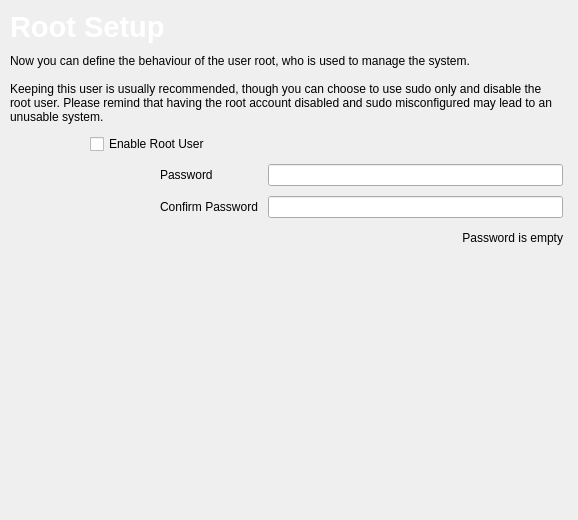
<?xml version="1.0" encoding="UTF-8"?>
<ui version="4.0">
 <class>tribeRoot</class>
 <widget class="QWidget" name="tribeRoot">
  <property name="geometry">
   <rect>
    <x>0</x>
    <y>0</y>
    <width>578</width>
    <height>520</height>
   </rect>
  </property>
  <property name="windowTitle">
   <string/>
  </property>
  <layout class="QVBoxLayout" name="verticalLayout_2">
   <property name="spacing">
    <number>10</number>
   </property>
   <property name="leftMargin">
    <number>10</number>
   </property>
   <property name="topMargin">
    <number>10</number>
   </property>
   <property name="rightMargin">
    <number>15</number>
   </property>
   <property name="bottomMargin">
    <number>10</number>
   </property>
   <item>
    <layout class="QHBoxLayout" name="horizontalLayout_2">
     <property name="topMargin">
      <number>0</number>
     </property>
     <item>
      <widget class="QLabel" name="label">
       <property name="maximumSize">
        <size>
         <width>16777215</width>
         <height>50</height>
        </size>
       </property>
       <property name="font">
        <font>
         <pointsize>14</pointsize>
        </font>
       </property>
       <property name="text">
        <string>&lt;!DOCTYPE HTML PUBLIC &quot;-//W3C//DTD HTML 4.0//EN&quot; &quot;http://www.w3.org/TR/REC-html40/strict.dtd&quot;&gt;
&lt;html&gt;&lt;head&gt;&lt;meta name=&quot;qrichtext&quot; content=&quot;1&quot; /&gt;&lt;style type=&quot;text/css&quot;&gt;
p, li { white-space: pre-wrap; }
&lt;/style&gt;&lt;/head&gt;&lt;body style=&quot; font-family:'Sans Serif'; font-size:10pt; font-weight:400; font-style:normal;&quot;&gt;
&lt;p style=&quot; margin-top:0px; margin-bottom:0px; margin-left:0px; margin-right:0px; -qt-block-indent:0; text-indent:0px;&quot;&gt;&lt;span style=&quot; font-size:22pt; font-weight:600; color:#ffffff;&quot;&gt;Root Setup&lt;/span&gt;&lt;/p&gt;&lt;/body&gt;&lt;/html&gt;</string>
       </property>
      </widget>
     </item>
    </layout>
   </item>
   <item>
    <widget class="QLabel" name="label_2">
     <property name="text">
      <string>Now you can define the behaviour of the user root, who is used to manage the system.

Keeping this user is usually recommended, though you can choose to use sudo only and disable the root user. Please remind that having the root account disabled and sudo misconfigured may lead to an unusable system.</string>
     </property>
     <property name="scaledContents">
      <bool>true</bool>
     </property>
     <property name="wordWrap">
      <bool>true</bool>
     </property>
    </widget>
   </item>
   <item>
    <layout class="QHBoxLayout" name="horizontalLayout">
     <item>
      <spacer name="horizontalSpacer">
       <property name="orientation">
        <enum>Qt::Horizontal</enum>
       </property>
       <property name="sizeType">
        <enum>QSizePolicy::Fixed</enum>
       </property>
       <property name="sizeHint" stdset="0">
        <size>
         <width>80</width>
         <height>20</height>
        </size>
       </property>
      </spacer>
     </item>
     <item>
      <layout class="QVBoxLayout" name="verticalLayout">
       <item>
        <widget class="QCheckBox" name="rootBox">
         <property name="text">
          <string>Enable Root User</string>
         </property>
        </widget>
       </item>
       <item>
        <layout class="QGridLayout" name="gridLayout">
         <item row="2" column="1">
          <widget class="QLabel" name="rootLabel">
           <property name="text">
            <string>Password</string>
           </property>
          </widget>
         </item>
         <item row="2" column="2">
          <widget class="QLineEdit" name="passwordEdit">
           <property name="echoMode">
            <enum>QLineEdit::Password</enum>
           </property>
          </widget>
         </item>
         <item row="2" column="0">
          <spacer name="horizontalSpacer_2">
           <property name="orientation">
            <enum>Qt::Horizontal</enum>
           </property>
           <property name="sizeType">
            <enum>QSizePolicy::Fixed</enum>
           </property>
           <property name="sizeHint" stdset="0">
            <size>
             <width>70</width>
             <height>20</height>
            </size>
           </property>
          </spacer>
         </item>
         <item row="3" column="1">
          <widget class="QLabel" name="confirmLabel">
           <property name="text">
            <string>Confirm Password</string>
           </property>
          </widget>
         </item>
         <item row="3" column="2">
          <widget class="QLineEdit" name="confirmEdit">
           <property name="echoMode">
            <enum>QLineEdit::Password</enum>
           </property>
          </widget>
         </item>
        </layout>
       </item>
       <item>
        <layout class="QHBoxLayout" name="horizontalLayout_3">
         <property name="spacing">
          <number>4</number>
         </property>
         <item>
          <spacer name="horizontalSpacer_3">
           <property name="orientation">
            <enum>Qt::Horizontal</enum>
           </property>
           <property name="sizeHint" stdset="0">
            <size>
             <width>40</width>
             <height>20</height>
            </size>
           </property>
          </spacer>
         </item>
         <item>
          <widget class="QLabel" name="iconLabel">
           <property name="text">
            <string/>
           </property>
           <property name="alignment">
            <set>Qt::AlignRight|Qt::AlignTrailing|Qt::AlignVCenter</set>
           </property>
          </widget>
         </item>
         <item>
          <widget class="QLabel" name="statusLabel">
           <property name="text">
            <string>Password is empty</string>
           </property>
           <property name="alignment">
            <set>Qt::AlignRight|Qt::AlignTrailing|Qt::AlignVCenter</set>
           </property>
          </widget>
         </item>
        </layout>
       </item>
       <item>
        <spacer name="verticalSpacer_2">
         <property name="orientation">
          <enum>Qt::Vertical</enum>
         </property>
         <property name="sizeType">
          <enum>QSizePolicy::MinimumExpanding</enum>
         </property>
         <property name="sizeHint" stdset="0">
          <size>
           <width>20</width>
           <height>40</height>
          </size>
         </property>
        </spacer>
       </item>
      </layout>
     </item>
    </layout>
   </item>
  </layout>
 </widget>
 <resources>
  <include location="tribe.qrc"/>
 </resources>
 <connections/>
</ui>
